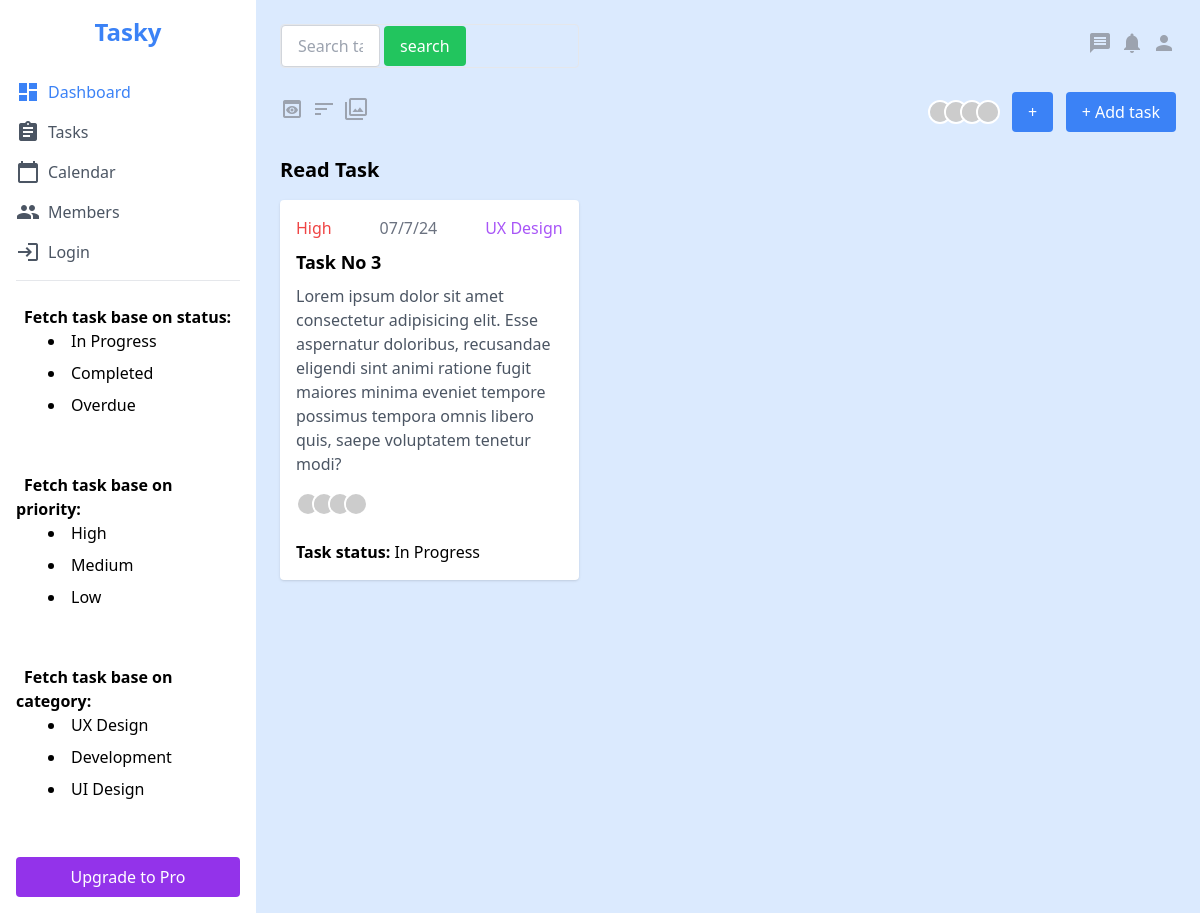
The page /read/3/ on the database its author committed.
### task_management/models.py (models this page shows, shortened)
class TaskModel(models.Model):
    assigned_to = models.ForeignKey(User, on_delete=models.CASCADE)
    due_date = models.DateTimeField(auto_now=True)
    description = models.TextField(blank=True, null=True)
    title = models.CharField(max_length=255, blank=False, null=False)
    status_choices = [('In Progress', 'In Progress'), ('Completed', 'Completed'), ('Overdue', 'Overdue')]
    status = models.CharField(max_length=255, blank=False, null=False, choices=status_choices)
    priority_choices = [('Low', 'Low'), ('Medium', 'Medium'), ('High', 'High')]
    priority = models.CharField(max_length=255, blank=False, null=False, choices=priority_choices)
    category_choices = [('UX Design', 'UX Design'), ('Development', 'Development'), ('UI Design', 'UI Design')]
    category = models.CharField(max_length=255, blank=False, null=False, choices=category_choices)

### task_management/views.py (the view)
# urls.py: path('read/<int:task_id>/', read_view, name='read_view'),
def read_view(request, task_id):
    read_task = TaskModel.objects.get(id=task_id)
    context = {
        'read_task': read_task,
    }
    return render(request, 'read.html', context)

### templates/read.html (shortened to what this page needs)
{% extends 'base.html' %}
{% block main_content %}
    <div class="w-full lg:w-1/3">
        <h2 class="text-xl font-bold mb-4">Read Task</h2>
        <div id="in-progress-tasks">
            <div class="bg-white rounded shadow p-4 mb-4">
                <div class="flex justify-between mb-2">
                    <span class="text-red-500">{{read_task.priority}}</span>
                    <span class="text-gray-500">{{read_task.due_date|date:'m/n/y'}}</span>
                    <span class="text-purple-500">{{read_task.category}}</span>
                </div>
                <h3 class="text-lg font-bold mb-2">{{read_task.title}}</h3>
                <p class="text-gray-600 mb-4">{{read_task.description}}</p>
                <div class="flex justify-between items-center">
                    <div class="flex -space-x-2">
                        <img class="w-6 h-6 rounded-full border-2 border-white" src="https://via.placeholder.com/24" alt="">
                        <img class="w-6 h-6 rounded-full border-2 border-white" src="https://via.placeholder.com/24" alt="">
                        <img class="w-6 h-6 rounded-full border-2 border-white" src="https://via.placeholder.com/24" alt="">
                        <img class="w-6 h-6 rounded-full border-2 border-white" src="https://via.placeholder.com/24" alt="">
                    </div>
                </div>
                <br>
                <b>Task status:</b> {{read_task.status}}
            </div>
        </div>
    </div>
{% endblock main_content %}

### rows shown on the page
TaskModel: priority "High", due_date "07/7/24", category "UX Design", title "Task No 3", description "Lorem ipsum dolor sit amet consectetur adipisicing elit. Esse aspernatur doloribus, recusandae eligendi sint animi ratione fugit maiores minima eveniet tempore possimus tempora omnis libero quis, saepe voluptatem tenetur modi?", status "In Progress"
